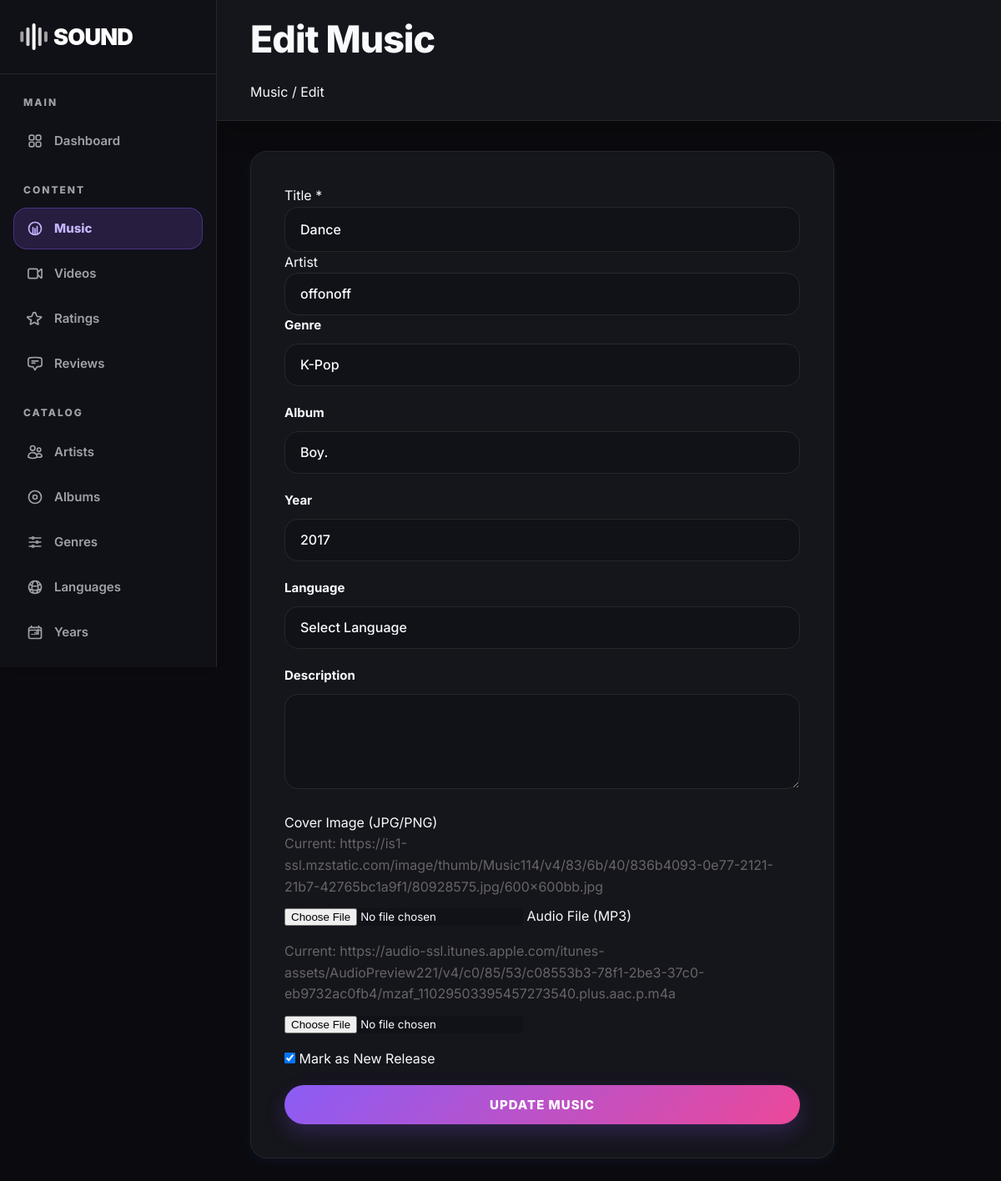
Screenshot of /admin/music/edit.php?id=28 (signed in) with the database file from the repository.
### tables this page shows
CREATE TABLE `music` (
  `id` int(11) NOT NULL,
  `title` varchar(200) NOT NULL,
  `artist_id` int(11) DEFAULT NULL,
  `album_id` int(11) DEFAULT NULL,
  `year_id` int(11) DEFAULT NULL,
  `genre_id` int(11) DEFAULT NULL,
  `language_id` int(11) DEFAULT NULL,
  `description` text DEFAULT NULL,
  `image` varchar(255) DEFAULT NULL,
  `music_file` varchar(255) DEFAULT NULL,
  `is_new` tinyint(1) NOT NULL DEFAULT 1,
  `created_at` timestamp NOT NULL DEFAULT current_timestamp(),
  `source_track_id` varchar(50) DEFAULT NULL
);

CREATE TABLE `artists` (
  `id` int(11) NOT NULL,
  `artist_name` varchar(150) NOT NULL,
  `created_at` timestamp NOT NULL DEFAULT current_timestamp(),
  `image` varchar(255) DEFAULT NULL
);

CREATE TABLE `genres` (
  `id` int(11) NOT NULL,
  `genre_name` varchar(100) NOT NULL
);

CREATE TABLE `albums` (
  `id` int(11) NOT NULL,
  `album_name` varchar(150) NOT NULL,
  `artist_id` int(11) DEFAULT NULL,
  `created_at` timestamp NOT NULL DEFAULT current_timestamp(),
  `image` varchar(255) DEFAULT NULL
);

CREATE TABLE `years` (
  `id` int(11) NOT NULL,
  `year_value` year(4) NOT NULL
);

### admin/music/edit.php (the view, shortened to what this page needs)
<?php
require_once "../../config/db.php";
$id = intval($_GET["id"] ?? 0);
$stmt = mysqli_prepare($conn, "SELECT * FROM music WHERE id = ?");
mysqli_stmt_bind_param($stmt, "i", $id);
mysqli_stmt_execute($stmt);
$result = mysqli_stmt_get_result($stmt);
$track = mysqli_fetch_assoc($result);
$artists = mysqli_query($conn, "SELECT id, artist_name FROM artists ORDER BY artist_name ASC");
$albums = mysqli_query($conn, "SELECT id, album_name FROM albums ORDER BY album_name ASC");
$genres = mysqli_query($conn, "SELECT id, genre_name FROM genres ORDER BY genre_name ASC");
$years = mysqli_query($conn, "SELECT id, year_value FROM years ORDER BY year_value DESC");
?>
<!DOCTYPE html>
<html lang="en">
<head>
    <link rel="stylesheet" href="../../assets/css/style.css?v=<?php echo time(); ?>">
    <link rel="stylesheet" href="../../assets/css/admin.css?v=<?php echo time(); ?>">
</head>
<body>
<div class="admin-layout">
    <?php
    include "../../includes/admin_header.php";
    ?>
    <main class="admin-main">
        <div class="admin-topbar">
            <div>
                <h1>Edit Music</h1>
                <div class="breadcrumb"><a href="index.php">Music</a> / Edit</div>
            </div>
        </div>
        <div class="admin-content">
            <div class="form-panel">
                <form method="POST" enctype="multipart/form-data">
                    <label >Title *</label>
                    <input type="text" name="title" value="<?php echo htmlspecialchars($track['title']); ?>" required class="form-control">
                    <label >Artist</label>
                    <select name="artist_id" class="form-control">
                        <?php while($row = mysqli_fetch_assoc($artists)): ?>
                            <option value="<?php echo $row['id']; ?>" <?php if($track['artist_id'] == $row['id']) echo 'selected'; ?>><?php echo $row['artist_name']; ?></option>
                        <?php endwhile; ?>
                    </select>
                    <div class="form-group">
                        <label>Genre</label>
                        <select name="genre_id" class="form-control">
                            <?php while($row = mysqli_fetch_assoc($genres)): ?>
                                <option value="<?php echo $row['id']; ?>" <?php if($track['genre_id'] == $row['id']) echo 'selected'; ?>><?php echo $row['genre_name']; ?></option>
                            <?php endwhile; ?>
                        </select>
                    </div>
                    <div class="form-group">
                        <label>Album</label>
                        <select name="album_id" class="form-control">
                            <?php while($row = mysqli_fetch_assoc($albums)): ?>
                                <option value="<?php echo $row['id']; ?>" <?php if($track['album_id'] == $row['id']) echo 'selected'; ?>><?php echo $row['album_name']; ?></option>
                            <?php endwhile; ?>
                        </select>
                    </div>
                    <div class="form-group">
                        <label>Year</label>
                        <select name="year_id" class="form-control">
                            <?php while($row = mysqli_fetch_assoc($years)): ?>
                                <option value="<?php echo $row['id']; ?>" <?php if($track['year_id'] == $row['id']) echo 'selected'; ?>><?php echo $row['year_value']; ?></option>
                            <?php endwhile; ?>
                        </select>
                    </div>
                    <div class="form-group">
                        <label>Language</label>
                        <select name="language_id" class="form-control">
                            <option value="0">Select Language</option>
                        </select>
                    </div>
                    <div class="form-group">
                        <label>Description</label>
                        <textarea name="description" class="form-control" rows="4"><?php echo htmlspecialchars($track['description'] ?? ''); ?></textarea>
                    </div>
                    <label >Cover Image (JPG/PNG)</label>
                    <?php if($track['image']): ?>
                        <p style="margin-bottom: 10px; color: #666;">Current: <?php echo $track['image']; ?></p>
                    <?php endif; ?>
                    <input type="file" name="image" accept="image/*" style="margin-bottom: 18px;">
                    <label >Audio File (MP3)</label>
                    <?php if($track['music_file']): ?>
                        <p style="margin-bottom: 10px; color: #666;">Current: <?php echo $track['music_file']; ?></p>
                    <?php endif; ?>
                    <input type="file" name="music_file" accept="audio/*" style="margin-bottom: 18px;">
                    <label style="display: block; margin-bottom: 18px;"><input type="checkbox" name="is_new" value="1" <?php if($track['is_new']) echo 'checked'; ?>> Mark as New Release</label>
                    <button type="submit" class="btn btn-primary btn-block">Update Music</button>
                </form>
            </div>
        </div>
    </main>
</div>
</body>
</html>

### rows the page displays
music: title "Dance", artist_id "offonoff", genre_id "K-Pop", album_id "Boy.", year_id "2017", image "https://is1-ssl.mzstatic.com/image/thumb/Music114/v4/83/6b/40/836b4093-0e77-2121-21b7-42765bc1a9f1/80928575.jpg/600x600bb.jpg", music_file "https://audio-ssl.itunes.apple.com/itunes-assets/AudioPreview221/v4/c0/85/53/c08553b3-78f1-2be3-37c0-eb9732ac0fb4/mzaf_11029503395457273540.plus.aac.p.m4a", is_new "☑"
